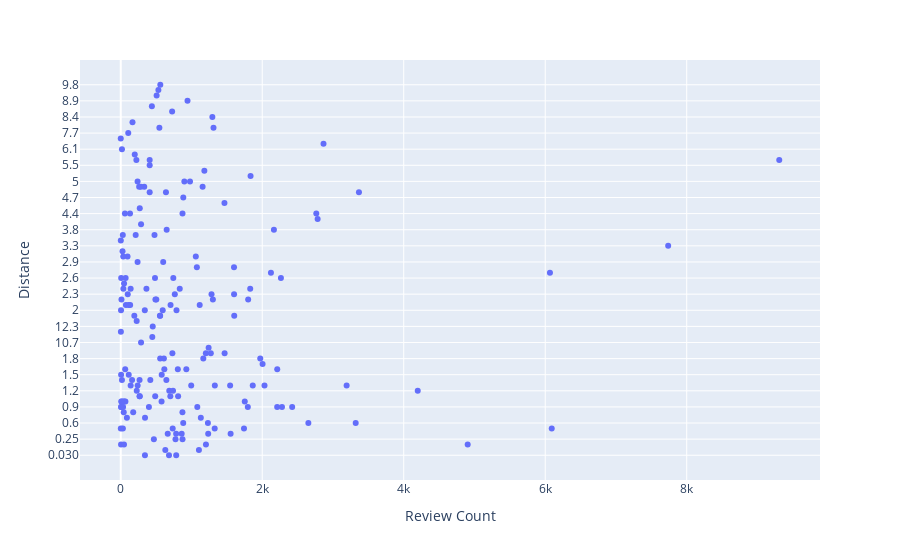

Notebook code cell kept with this figure:
### Code cell
# create a scatter plot of review count and distance with hovers
sort = refined.sort_values("Distance")
fig = px.scatter(sort, x='Review Count', y='Distance', hover_data=['Establishment', 'Rating', 'District', 'Star Rating'])
fig.show()

### Figure 1 — Plotly figure (JSON) as saved in the notebook; plotly's stock layout.template omitted (floating-point values rounded to 4 significant figures; data arrays with more than 128 entries replaced by an {"elided": "..."} marker saying what was removed)
{"data": [{"customdata": {"elided": "184x4 mixed values"}, "hovertemplate": "Review Count=%{x}<br>Distance=%{y}<br>Establishment=%{customdata[0]}<br>Rating=%{customdata[1]}<br>District=%{customdata[2]}<br>Star Rating=%{customdata[3]}<extra></extra>", "legendgroup": "", "marker": {"color": "#636efa", "symbol": "circle"}, "mode": "markers", "name": "", "orientation": "h", "showlegend": false, "type": "scatter", "x": {"elided": "184 int values"}, "xaxis": "x", "y": {"elided": "184 str values"}, "yaxis": "y"}], "layout": {"legend": {"tracegroupgap": 0}, "margin": {"t": 60}, "xaxis": {"anchor": "y", "domain": [0, 1], "title": {"text": "Review Count"}}, "yaxis": {"anchor": "x", "domain": [0, 1], "title": {"text": "Distance"}}}}
